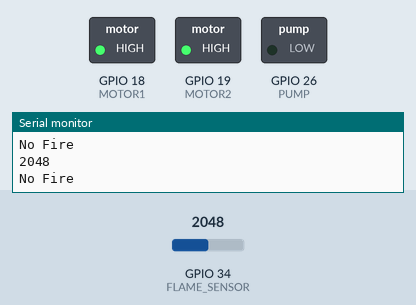
This sketch was run on a simulated ESP32. On the bench: switched loads named in the sketch (green lamp = pin HIGH), the last lines printed to the serial monitor. The inputs (shaded band) are chosen by the test bench; at power-on: GPIO 34 (FLAME_SENSOR) = 2048.

Above: at 1.3 s.
1.4 s: GPIO 34 (FLAME_SENSOR) set to 1036
2.9 s: GPIO 34 (FLAME_SENSOR) set to 974
At 3.4 s:
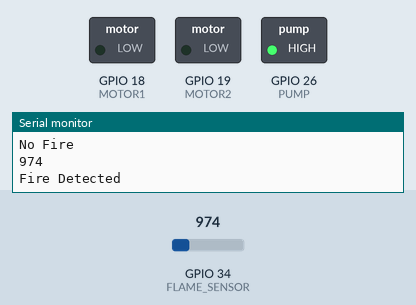
4.5 s: GPIO 34 (FLAME_SENSOR) set to 1040
At 5.7 s:
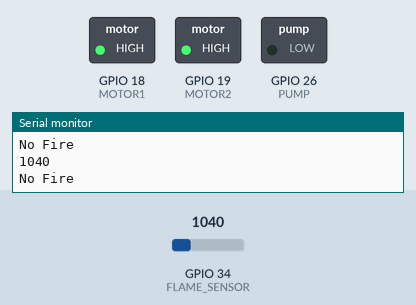
6.0 s: GPIO 34 (FLAME_SENSOR) set to 960
At 6.9 s:
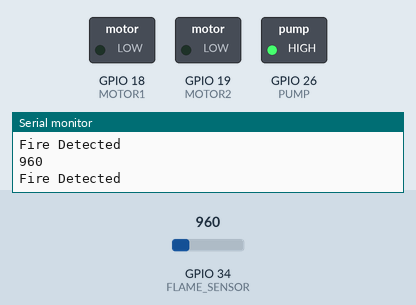
Timing chart, 0 to 8.5 s (numbered marks = the images above; inputs shaded):
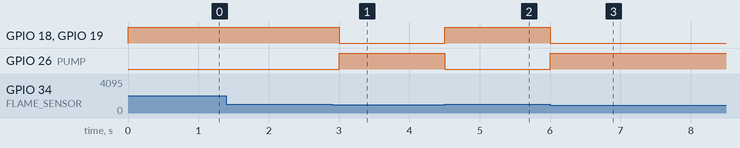

Measured:
- the behaviour switches between 1000 and 999 on GPIO 34 (FLAME_SENSOR) (found by bisection; images 0 and 1)
- after the input at 2.9 s, GPIO 18 (MOTOR1), GPIO 19 (MOTOR2): HIGH → LOW after 0.10 s; GPIO 26 (PUMP): LOW → HIGH after 0.10 s
- after the input at 4.5 s, GPIO 18 (MOTOR1), GPIO 19 (MOTOR2): LOW → HIGH at once; GPIO 26 (PUMP): HIGH → LOW at once
- after the input at 6.0 s, GPIO 18 (MOTOR1), GPIO 19 (MOTOR2): HIGH → LOW at once; GPIO 26 (PUMP): LOW → HIGH at once

The sketch:

fire_robot.ino
```cpp
#define FLAME_SENSOR 34
#define PUMP 26
#define MOTOR1 18
#define MOTOR2 19

void setup() {
  pinMode(PUMP, OUTPUT);
  pinMode(MOTOR1, OUTPUT);
  pinMode(MOTOR2, OUTPUT);

  Serial.begin(9600);
}

void loop() {
  int flame = analogRead(FLAME_SENSOR);

  Serial.println(flame);

  if(flame < 1000) {
    digitalWrite(PUMP, HIGH);

    digitalWrite(MOTOR1, LOW);
    digitalWrite(MOTOR2, LOW);

    Serial.println("Fire Detected");
  }
  else {
    digitalWrite(PUMP, LOW);

    digitalWrite(MOTOR1, HIGH);
    digitalWrite(MOTOR2, HIGH);

    Serial.println("No Fire");
  }

  delay(500);
}
```
